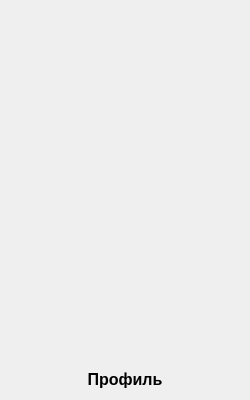
<?xml version="1.0" encoding="UTF-8"?>
<ui version="4.0">
 <class>UserCard</class>
 <widget class="QWidget" name="UserCard">
  <property name="geometry">
   <rect>
    <x>0</x>
    <y>0</y>
    <width>250</width>
    <height>400</height>
   </rect>
  </property>
  <property name="maximumSize">
   <size>
    <width>250</width>
    <height>16777215</height>
   </size>
  </property>
  <property name="font">
   <font>
    <pointsize>12</pointsize>
   </font>
  </property>
  <property name="windowTitle">
   <string>Form</string>
  </property>
  <layout class="QVBoxLayout" name="verticalLayout">
   <item>
    <widget class="QPushButton" name="pictureButton">
     <property name="sizePolicy">
      <sizepolicy hsizetype="Expanding" vsizetype="Expanding">
       <horstretch>0</horstretch>
       <verstretch>0</verstretch>
      </sizepolicy>
     </property>
     <property name="cursor">
      <cursorShape>PointingHandCursor</cursorShape>
     </property>
     <property name="text">
      <string/>
     </property>
     <property name="iconSize">
      <size>
       <width>250</width>
       <height>250</height>
      </size>
     </property>
     <property name="flat">
      <bool>true</bool>
     </property>
    </widget>
   </item>
   <item>
    <widget class="QLabel" name="nameLabel">
     <property name="font">
      <font>
       <pointsize>12</pointsize>
       <weight>75</weight>
       <bold>true</bold>
      </font>
     </property>
     <property name="text">
      <string>Профиль</string>
     </property>
     <property name="alignment">
      <set>Qt::AlignCenter</set>
     </property>
    </widget>
   </item>
  </layout>
 </widget>
 <resources/>
 <connections/>
</ui>
